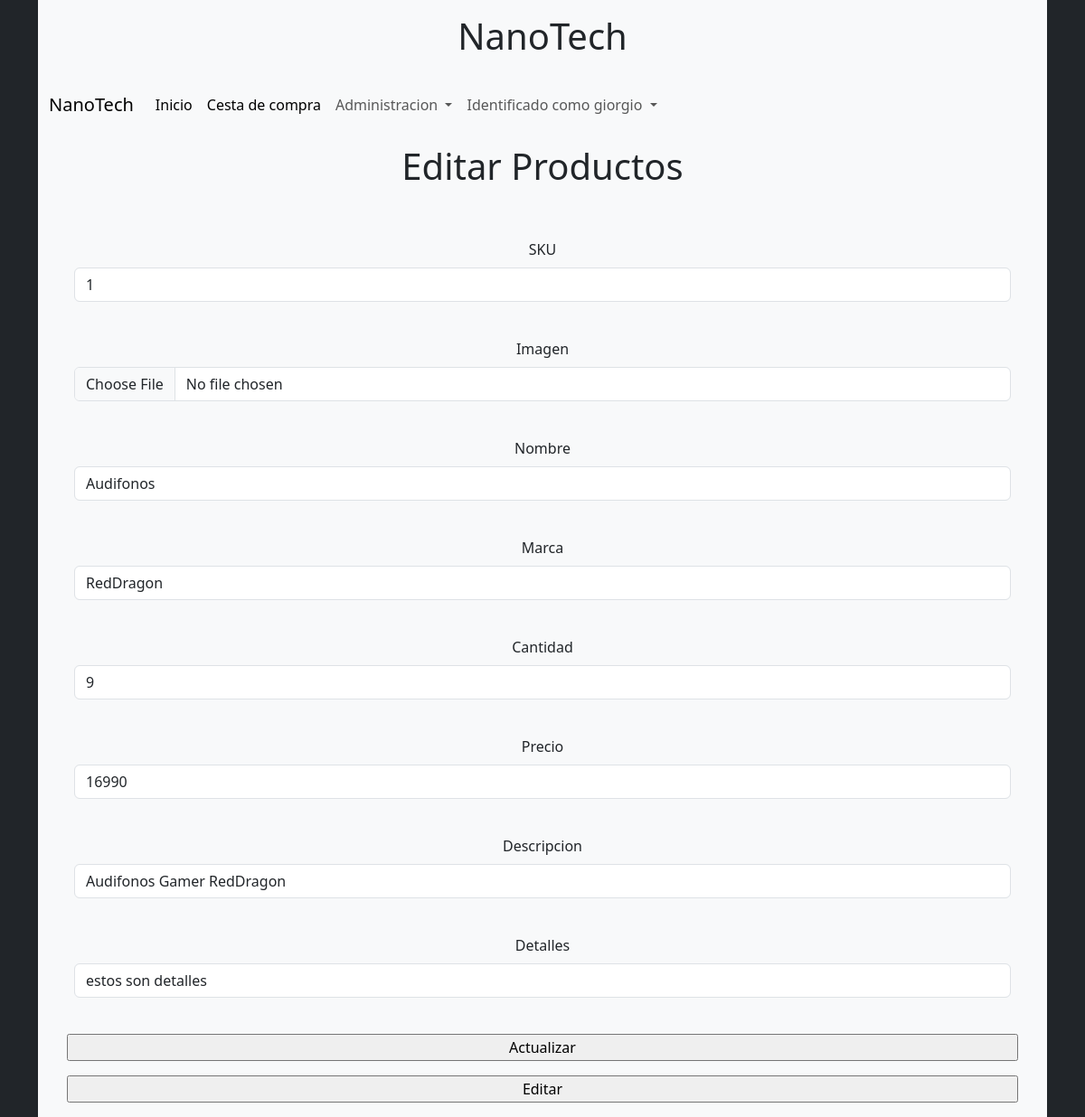
The app's page /productosEdit/1 (signed in) with its own data.
### gestion/models.py (models this page shows, shortened)
class Producto(models.Model):
    sku = models.AutoField(primary_key=True)
    foto= models.ImageField(blank=True, null=True, upload_to='productos')
    nombre= models.CharField(max_length=30)
    marca = models.CharField(max_length=30)
    cantidad = models.IntegerField()
    precio = models.IntegerField()
    descripcion = models.CharField(blank=True, null=True, max_length=500)
    detalles = models.CharField(blank=True, null=True, max_length=1000)
    visible = models.BooleanField(default=True)

### gestion/views.py (the view)
# urls.py: path('productosEdit/<int:pk>',views.productosEdit, name='productosEdit'),
@login_required(login_url='login')
@user_passes_test(is_admin)
def productosEdit(request,pk):
    print("Hola estoy en productosEdit", pk)
    context={}
    producto = Producto.objects.get(sku=pk)
    context={"producto":producto}
    print("salió del for")
    return render(request,'productosEdit.html',context)

### carro/context_processor.py (called while the page is built)
def importe_total_carro(request):
    total = 0
    if 'carro' in request.session:
        carro = request.session['carro']
        for value in carro.values():
            cantidad = int(value.get('cantidad'))
            precio = int(value.get('precio'))
            total += precio * cantidad
    return {'importe_total_carro': total}

### gestion/views.py (called while the page is built)
def is_admin(user):
    return user.is_superuser

### gestion/templates/productosEdit.html (shortened to what this page needs)
{% extends "base.html" %}
    {% block content %}
    <div>
        <h1 class="text-center">Editar Productos</h1> <br><br>
        <div class="container bg-light">
            <div class="container">
                <form class="row g-3" action="{%url 'productosAdd' %}" method="POST" enctype="multipart/form-data">
                    <div>
                        <label class="form-label">SKU</label>
                        <input class="form-control" type="text" name="sku" value="{{producto.sku}}" readonly> <br>
                    </div>
                    <div>
                        <label class="form-label">Imagen</label>
                        <input class="form-control" type="file" name="fotop" value="{{producto.foto}}">  <br>
                    </div>
                    <div>
                        <label class="form-label">Nombre</label>
                        <input class="form-control" type="text" name="nombrep" value="{{producto.nombre}}">  <br>
                    </div>
                    <div>
                        <label class="form-label">Marca</label>
                        <input class="form-control" type="text" name="marcap" value="{{producto.marca}}">  <br>
                    </div>
                    <div>
                        <label class="form-label">Cantidad</label>
                        <input class="form-control" type="number" name="cantidadp" value="{{producto.cantidad}}">  <br>
                    </div>
                    <div>
                        <label class="form-label">Precio</label>
                        <input class="form-control" type="number" name="preciop" value="{{producto.precio}}">  <br>
                    </div>
                    <div>
                        <label class="form-label">Descripcion</label>
                        <input class="form-control" type="textarea" name="descripcionp" value="{{producto.descripcion}}">  <br>
                    </div>
                    <div>
                        <label class="form-label">Detalles</label>
                        <input class="form-control" type="textarea" name="detallesp" value="{{producto.detalles}}">  <br>
                    </div>
                    <input class="#" type="submit" name="opcion" value="Actualizar">
                    <input type="submit" name="opcion" value="Editar">
                </form>
            </div>
        </div>
    </div>
    {%endblock%}

### gestion/templates/nav/navbar.html (shortened to what this page needs)
<html>
<body>
    <nav class="navbar navbar-expand-lg bg-body-tertiary">
        <div class="container-fluid">
          <a class="navbar-brand" href="#">NanoTech</a>
          <div class="collapse navbar-collapse" id="navbarNavDropdown">
            <ul class="navbar-nav">
              {% if user.is_superuser %}
              <li class="nav-item">
                <a class="nav-link active" aria-current="page" href="{%url 'index'%}">Inicio</a>
              </li>
              <li class="nav-item">
                <a class="nav-link active" aria-current="page" href="{%url 'carro'%}">Cesta de compra</a>
              </li>
              <li class="nav-item dropdown">
                <a class="nav-link dropdown-toggle" href="#" role="button" data-bs-toggle="dropdown" aria-expanded="false">
                  Administracion
                </a>
              </li>
              <li class="nav-item dropdown">
                <a class="nav-link dropdown-toggle" href="#" role="button" data-bs-toggle="dropdown" aria-expanded="false">
                    Identificado como {{user.username}}
                </a>
                {%endif%}
              </li>
            </ul>
          </div>
        </div>
      </nav>
</body>
</html>

### records on screen
Producto: sku "1", nombrep "Audifonos", marcap "RedDragon", cantidadp "9", preciop "16990", descripcionp "Audifonos Gamer RedDragon", detallesp "estos son detalles"

### other values on screen
{{ user.username }} "giorgio"
